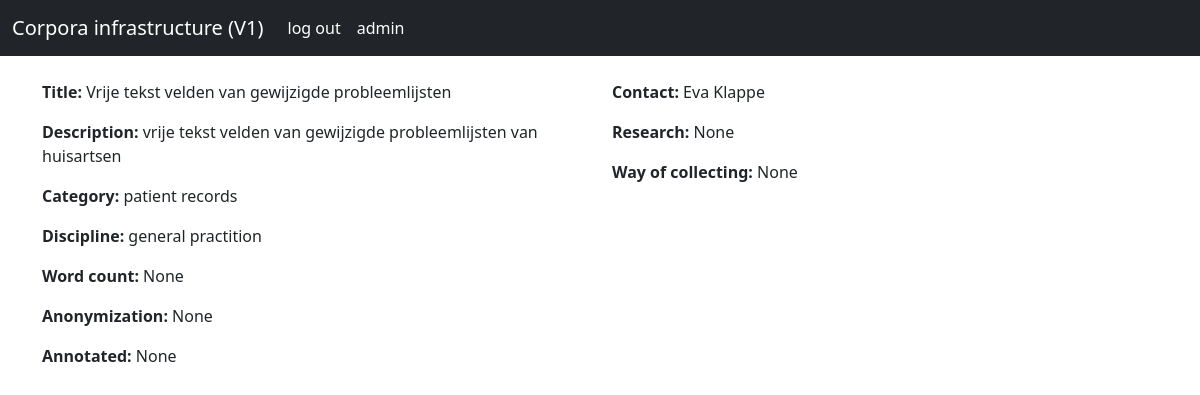
Before: /corpera/10/ with the older database file.
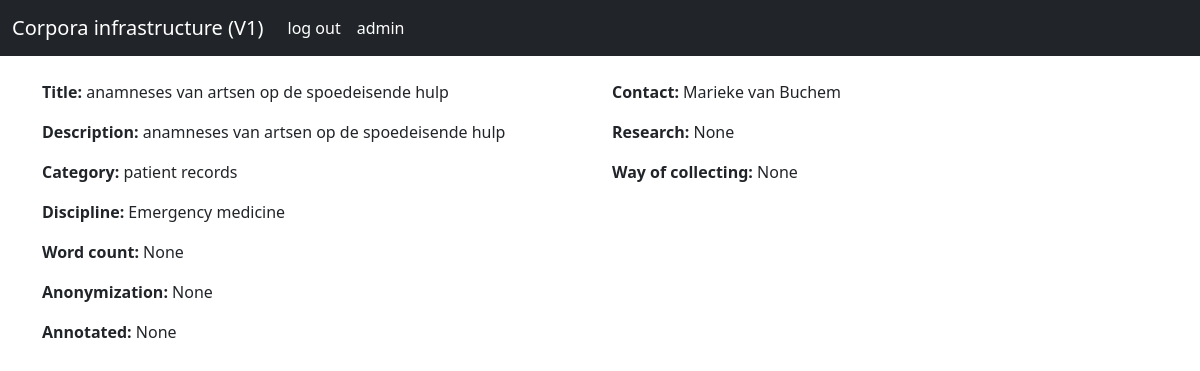
After: the same page with the newer database file.
### infrastructure/models.py (models this page shows, shortened)
class corpora(models.Model):
    categories_choices= [('patient records','patient record'),('forum','forum'),('guideline','guideline'),('terminology system','terminology system'),('other','other')]
    discipline_choices=[('other','other'),('Anesthesiology','Anesthesiology'),('Cardiology','Cardiology'),('Cardiothoracic surgery','Cardiothoracic surgery'),('Dermatology','Dermatology'),('Emergency medicine','Emergency medicine'),('Gastroenterology','Gastroenterology'),('General practitioner','General practitioner'),('Gynaecology','Gynaecology'),('Internal medicine','Internal medicine'),('Medical microbiology','Medical microbiology'),('Neurology','Neurology'),('Neurosurgery','Neurosurgery'),('Nuclear medicine','Nuclear medicine'),('Oncology','Oncology'),('Ophthalmology','Ophthalmology'),('Orthopedics','Orthopedics'),('Otorhinolaryngology','Otorhinolaryngology'),('Pathology','Pathology'),('Pediatrics','Pediatrics'),('Physical medicine and rehabilitation','Physical medicine and rehabilitation'),('Plastic surgery','Plastic surgery'),('Psychiatry','Psychiatry'),('Pulmonology','Pulmonology'),('Radiology','Radiology'),('Rheumatology','Rheumatology'),('Sports medicine','Sports medicine'),('Surgery','Surgery'),('Urology','Urology')]
    language_choices=[('Dutch','Dutch'),('English','English'),('German','German'),('French','French')]
    id = models.AutoField(auto_created=True,primary_key=True,unique=True)
    name = models.CharField(max_length=100)
    description = models.CharField(max_length=1000)
    category = models.CharField(max_length=50, choices=categories_choices , default='patient record')
    discipline = models.CharField(max_length=50, choices=discipline_choices, default='huisarts')
    annotated = models.CharField(max_length=1000, null=True,blank=True)
    anonymization = models.CharField(max_length=1000, null=True, blank=True)
    research = models.CharField(max_length=1000, null=True, blank=True)
    word_count = models.IntegerField( null=True, blank=True)
    contact =models.CharField(max_length=1000, null=True, blank=True)
    way_of_collecting = models.CharField(max_length=1000, null=True, blank=True)
    file = models.FileField(upload_to='uploads', null=True, blank=True)
    language = models.CharField(max_length=100,choices=language_choices, null=True, blank=True)

### infrastructure/views.py (the view)
# urls.py: path('corpera/<str:pk>/',views.corporasite,name='corpora'),
def corporasite(request, pk):
    corporatext = corpora.objects.get(id=pk)
    return render(request, 'corpora.html', {'corpora': corporatext})

### templates/corpora.html (shortened to what this page needs)
<!doctype html>
<html lang="en">
  <head>
    <link href="https://cdn.jsdelivr.net/npm/bootstrap@5.0.0-beta3/dist/css/bootstrap.min.css" rel="stylesheet">
    <link rel="stylesheet" href="C:\Users\Daan\corpora_infrastructure\static\css\own.css" >
  </head>
  <body>
    <nav class="navbar navbar-expand-lg navbar-dark bg-dark">
      <div class="container-fluid">
        <a class="navbar-brand" href="/">Corpora infrastructure (V1)</a>
        <div class="collapse navbar-collapse" id="navbarSupportedContent">
          <ul class="navbar-nav me-auto mb-2 mb-lg-0">
            <li class="nav-item">
              <a class="nav-link active" aria-current="page" href="/logout">log out</a>
            </li>
            <li class="nav-item">
              <a class="nav-link active"aria-current="page" href="/admin/">admin</a>
            </li>
          </ul>
        </div>
      </div>
    </nav>
    <br>
<div class="container">
 <div class="row align-items-start">
  <div class="col-md">
    <p><strong>Title: </strong>{{corpora.name}}</p>
    <p><strong>Description: </strong>{{corpora.description}}</p>
    <p><strong>Category: </strong>{{corpora.category}}</p>
    <p><strong>Discipline: </strong>{{corpora.discipline}}</p>
    <p><strong>Word count: </strong>{{corpora.word_count}}</p>
    <p><strong>Anonymization: </strong>{{corpora.anonymization}}</p>
    <p><strong>Annotated: </strong>{{corpora.annotated}}</p>
  </div>
  <div class="col-md">
    <p><strong>Contact: </strong>{{corpora.contact}}</p>
    <p><strong>Research: </strong>{{corpora.research}}</p>
    <p><strong>Way of collecting: </strong>{{corpora.way_of_collecting}}</p>
  </div>
   </div>
 </div>
  </body>
</html>

Changed rows visible on the page:
changed corpora "patient records": name "Vrije tekst velden van gewijzigde probleemlijsten" → "anamneses van artsen op de spoedeisende hulp"; description "vrije tekst velden van gewijzigde probleemlijsten van huisartsen" → "anamneses van artsen op de spoedeisende hulp"; discipline "general practition" → "Emergency medicine"; contact "Eva Klappe" → "Marieke van Buchem"
